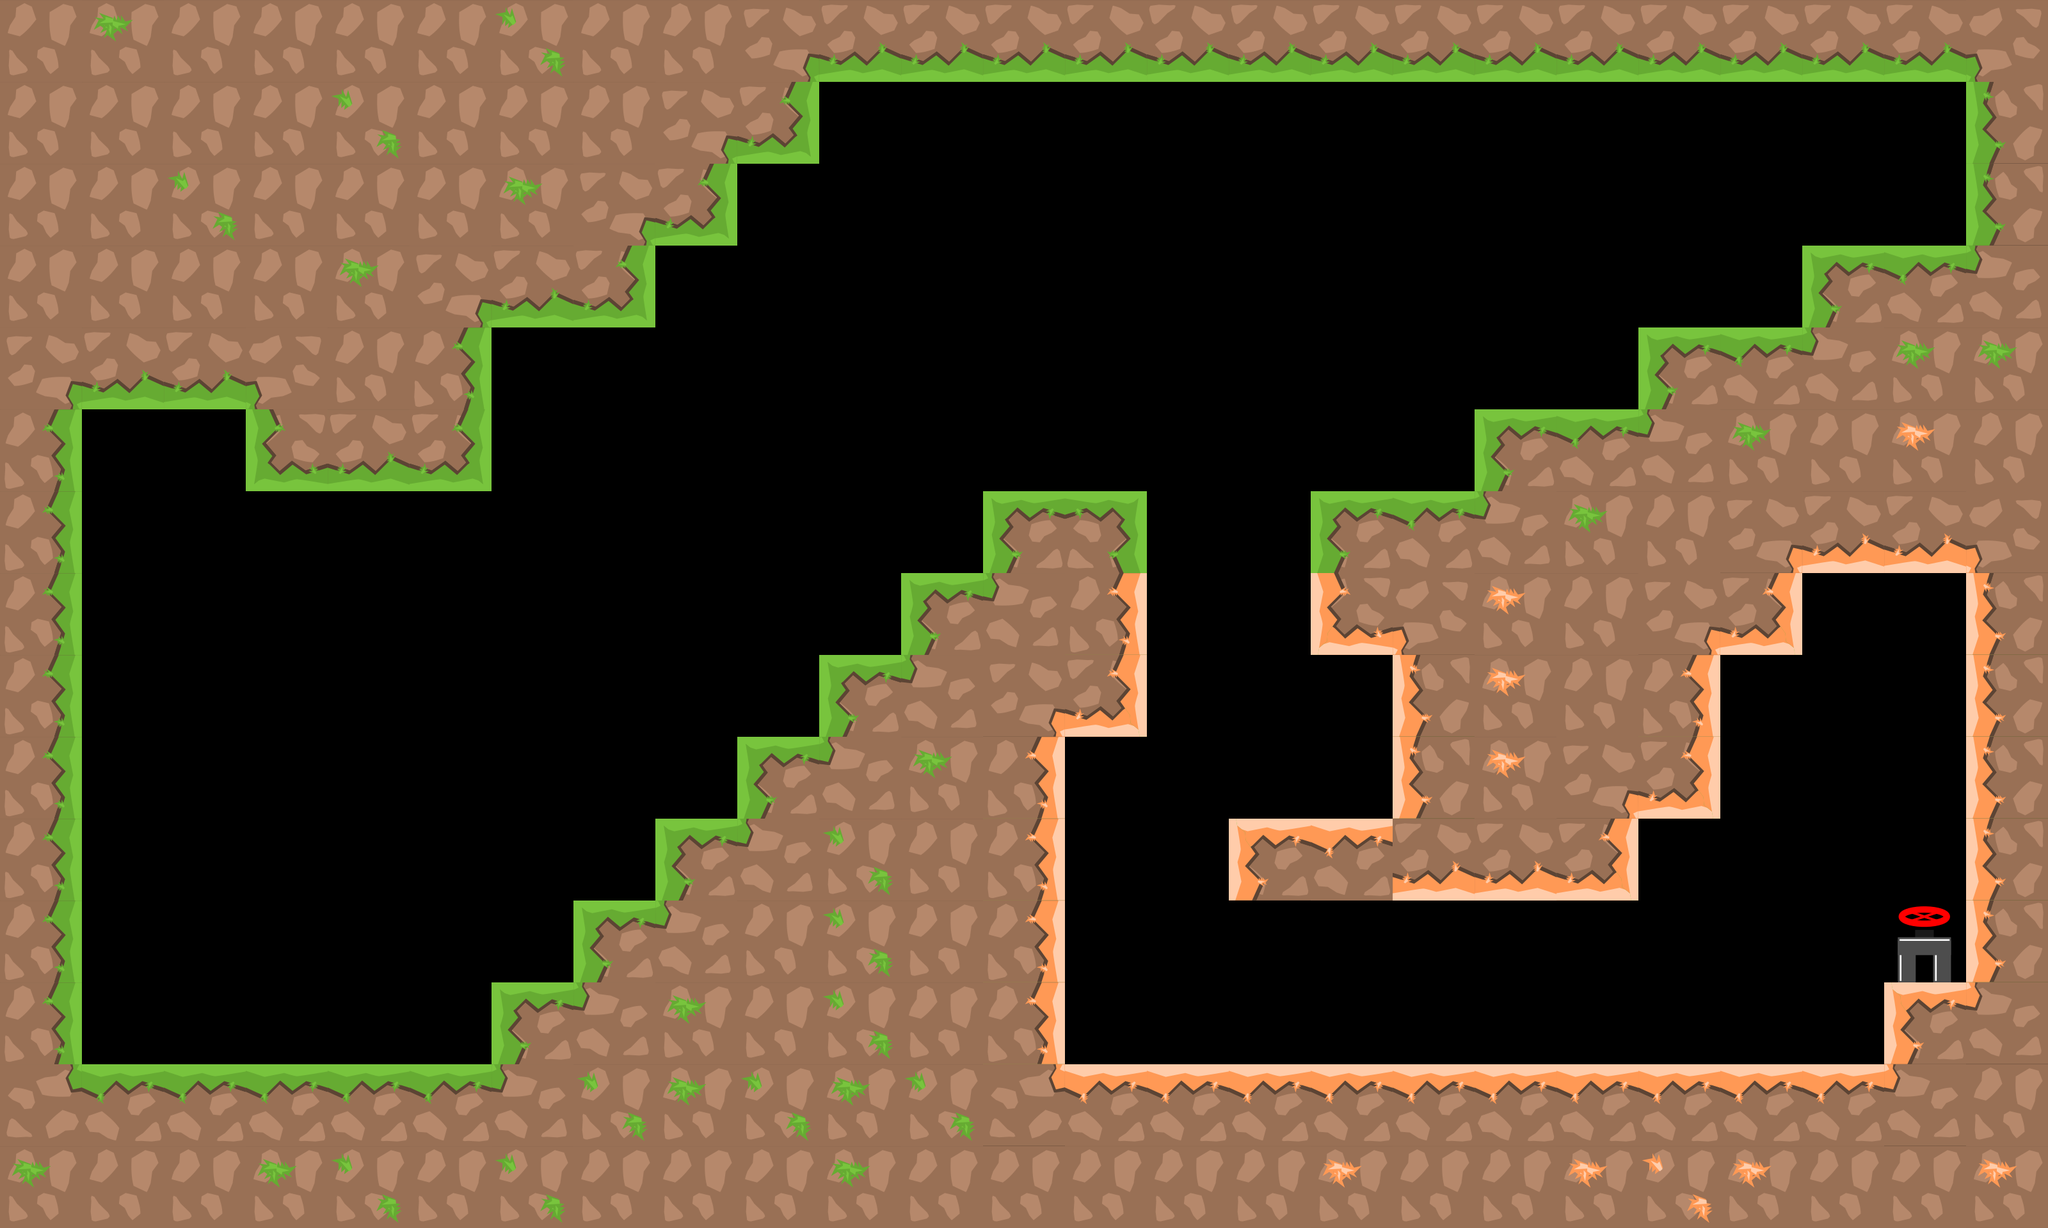

Below is a game level as drawn by its tile map, then a one-line description and the .tmx that defines it (tile-layer data replaced by summaries):
An orthogonal 25x15 tile map with 128x128 px tiles, 2 tile layers (graphics, oil), 5 tilesets and 37 objects.

<map version="1.0" tiledversion="1.1.1" orientation="orthogonal" renderorder="right-down" width="25" height="15" tilewidth="128" tileheight="128" infinite="0" nextobjectid="221">
 <tileset firstgid="1" source="tiles_128x128.tsx" />
 <tileset firstgid="37" source="tiles_oil_128x128.tsx" />
 <tileset firstgid="77" source="tiles_128x128_green.tsx" />
 <tileset firstgid="113" source="tiles_128x128_orange.tsx" />
 <tileset firstgid="149" source="tiles_128x128_purple.tsx" />
 <layer name="graphics" width="25" height="15">
  <data>[375 cells, 203 non-empty, 32 distinct tile ids]</data>
 </layer>
 <layer name="oil" width="25" height="15">
  <data>[375 cells, 0 non-empty, 0 distinct tile ids]</data>
 </layer>
 <objectgroup name="blocks">
  <object id="1" x="8" y="1664.63" width="3196" height="247.372" />
  <object id="2" x="3072" y="4" width="112" height="1696" />
  <object id="3" x="64" y="52" width="64" height="1684" />
  <object id="4" x="8" y="4" width="3172" height="120" />
  <object id="199" x="128" y="512" width="256" height="128" />
  <object id="200" x="384" y="512" width="384" height="256" />
  <object id="201" x="768" y="384" width="256" height="128" />
  <object id="202" x="1024" y="256" width="128" height="128" />
  <object id="203" x="1152" y="128" width="128" height="128" />
  <object id="204" x="768" y="1536" width="128" height="128" />
  <object id="205" x="896" y="1408" width="128" height="128" />
  <object id="206" x="1024" y="1280" width="128" height="128" />
  <object id="207" x="1152" y="1152" width="128" height="128" />
  <object id="208" x="1280" y="1024" width="128" height="128" />
  <object id="209" x="1408" y="896" width="128" height="128" />
  <object id="210" x="1536" y="768" width="256" height="384" />
  <object id="211" x="1536" y="1152" width="128" height="512" />
  <object id="212" x="1920" y="1280" width="640" height="128" />
  <object id="213" x="2176" y="1024" width="512" height="256" />
  <object id="214" x="2048" y="768" width="256" height="256" />
  <object id="215" x="2304" y="640" width="256" height="128" />
  <object id="216" x="2560" y="512" width="256" height="128" />
  <object id="217" x="2816" y="384" width="256" height="128" />
  <object id="218" x="2816" y="768" width="256" height="128" />
  <object id="219" x="2688" y="896" width="128" height="128" />
  <object id="220" x="2944" y="1536" width="128" height="128" />
 </objectgroup>
 <objectgroup name="slope" />
 <objectgroup name="passBlock" />
 <objectgroup name="flowers">
  <object id="24" x="2426.42" y="1497.22" width="69.697" height="69.697">
   <ellipse />
  </object>
  <object id="74" x="1086.42" y="945.338" width="69.697" height="69.697">
   <ellipse />
  </object>
  <object id="75" x="1457.45" y="629.095" width="69.697" height="69.697">
   <ellipse />
  </object>
  <object id="80" x="844.005" y="1188.73" width="69.697" height="69.697">
   <ellipse />
  </object>
  <object id="83" x="2468.85" y="421.338" width="69.697" height="69.697">
   <ellipse />
  </object>
  <object id="152" x="1753.7" y="1332" width="69.697" height="60.6061">
   <ellipse />
  </object>
  <object id="153" x="2911.76" y="264.853" width="69.697" height="60.6061">
   <ellipse />
  </object>
  <object id="157" x="1991.03" y="1114.79" width="69.697" height="69.697">
   <ellipse />
  </object>
  <object id="178" x="2754.79" y="1367.28" width="69.697" height="60.6061">
   <ellipse />
  </object>
 </objectgroup>
 <objectgroup name="end">
  <object id="44" x="2963.8" y="1426.37" width="93" height="95">
   <ellipse />
  </object>
 </objectgroup>
 <objectgroup name="pushBlocks">
  <object id="158" x="2055.07" y="1520.91" width="124.667" height="124.667" />
 </objectgroup>
 <objectgroup name="damage" />
</map>
